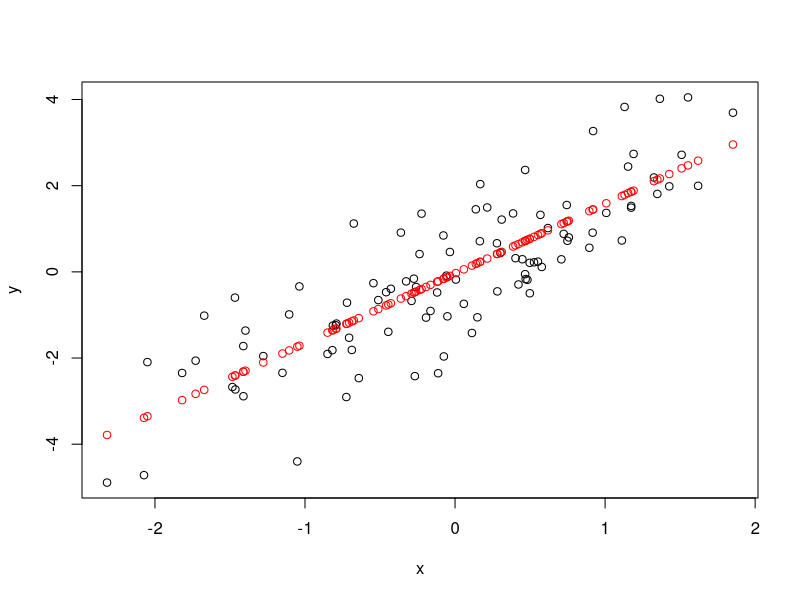

This figure's R source:
# A toy example to illustrate @chi-square question
# http://stats.stackexchange.com/questions/604/discriminant-analysis

#
# The basic idea is to fit a given model and then reuse the fitted values
# as new values to predict to check if: (1) parameters estimates remain
# identical, and (2) rough measure of goodness-of-fit increase.
#

set.seed(101)
x <- rnorm(100)
y <- 1.5*x + rnorm(100)

### Regression approach ###
lm0 <- lm(y ~ x)
coef(lm0)
y.hat <- predict(lm0)

# Show a scatterplot of the observed and fitted values
plot(x,y)
points(x, y.hat, col="red")

lm1 <- lm(y.hat ~ x)
coef(lm1)
# Testing near-equality
all.equal(coef(lm0), coef(lm1))
# Check that R^2≃1
summary(lm1)

### DA approach ###
library(MASS)
y.bin <- ifelse(y>median(y), 1, 0) # approx. half-split
table(y.bin)

( lda0 <- lda(y.bin ~ x) )
y.bin.hat <- predict(lda0)$class
( lda1 <- lda(y.bin.hat ~ x) )

# Check for agreement between observed and predicted class membership
sum(diag(table(predict(lda1)$class, y.bin)))

